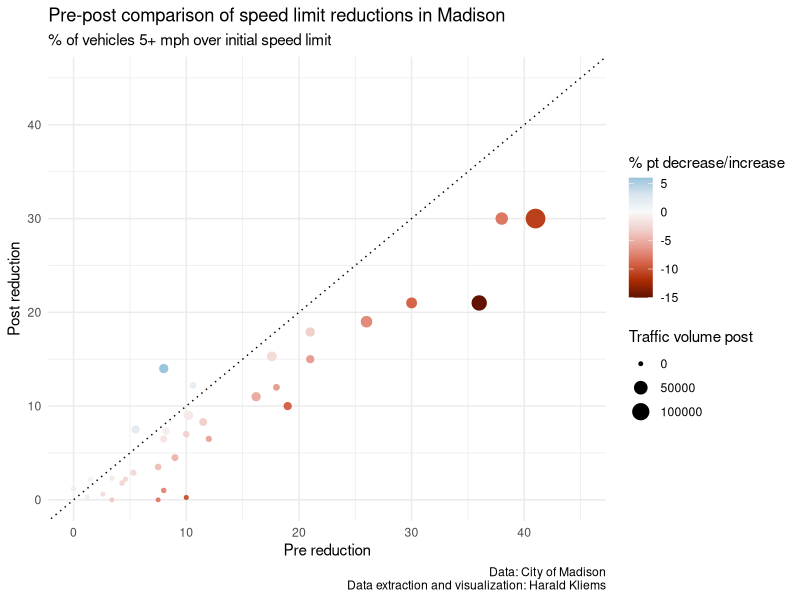

Generate this figure with R:
## ---- chunk 1

library(tidyverse)
library(colorspace)

speed <- read_csv("data/Vision Zero speed limit reduction data .csv")

chart <- speed |> 
  mutate(inc_dec = if_else(pct_y_1 > pct_y_2, "decrease", "increase"),
         inc_dec_pct = pct_y_2 - pct_y_1,
         volume_y_2 = pct_y_2 * n_y_2) |> 
  ggplot(aes(pct_y_1, pct_y_2, color = inc_dec_pct, size = volume_y_2)) +
  geom_point() +
  scale_color_continuous_divergingx(name = "% pt decrease/increase", palette = 'RdBu', mid = 0) +
  # scale_color_distiller(name = "% pt decrease/increase", type = "div", palette = "BrBG") +
  scale_size(name = "Traffic volume post") +
  geom_abline(slope = 1, intercept = 0, linetype = 3) +
  labs(x = "Pre reduction",
       y = "Post reduction",
       title = "Pre-post comparison of speed limit reductions in Madison",
       subtitle = "% of vehicles 5+ mph over initial speed limit",
       caption = "Data: City of Madison\nData extraction and visualization: Harald Kliems") +
  xlim(0,45) +
  ylim(0,45) +
    theme_minimal()

chart
